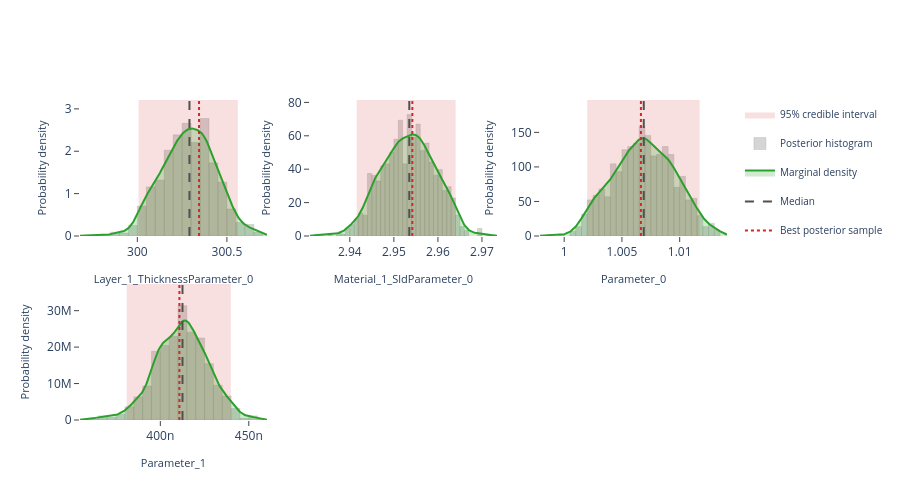

Write notebook code for a chart like this one.
### Markdown cell above
## Interactive posterior plots

The next three cells render the same Plotly figures that are shown on the
Bayesian Posterior tab of the EasyReflectometryApp:

* **Marginals** — per-parameter distribution: histogram + smooth KDE marginal,
  shaded 95% credible interval, and median / best-sample lines
  (`plot_distribution` or `posterior.distribution()`)
* **Corner plot** — pairwise marginals + 2-D contours + scatter (`plot_corner`)
* **Traces** — per-chain trace + marginal histogram (`plot_trace`)

The standalone helpers are called with ``return_figure=True`` so they return a
Plotly ``Figure`` that we render in the notebook with ``fig.show()``; the
``PosteriorResults`` methods return the figure directly.

### Code cell
# ---- Marginal posterior distributions ---------------------------------------
# One panel per free parameter, each overlaying the posterior histogram, a
# smooth Gaussian-KDE marginal, the shaded 95% credible interval, and the
# median / best-sample reference lines.  Mirrors the "Marginals" sub-tab in
# the EasyReflectometryApp.

# The PosteriorResults method passes ``logp`` through automatically so the
# best posterior sample (MAP) line is drawn:
fig = posterior.distribution()
fig.show()

# Standalone equivalent (pass ``logp`` to get the best-sample line):
# fig = plot_distribution(
#     posterior.draws,
#     posterior.param_names,
#     logp=posterior.logp,
#     return_figure=True,
# )
# fig.show()

### Figure 1 — Plotly figure (JSON) as saved in the notebook; plotly's stock layout.template omitted (floating-point values rounded to 4 significant figures; data arrays with more than 128 entries replaced by an {"elided": "..."} marker saying what was removed)
{"data": [{"fill": "toself", "fillcolor": "rgba(214, 39, 40, 0.14)", "hoverinfo": "skip", "legendgroup": "95% credible interval", "line": {"color": "rgba(214, 39, 40, 0.14)", "width": 0}, "mode": "lines", "name": "95% credible interval", "showlegend": true, "type": "scatter", "x": [300.0, 300.6, 300.6, 300.0, 300.0], "xaxis": "x", "y": [0.0, 0.0, 3.209, 3.209, 0.0], "yaxis": "y"}, {"histnorm": "probability density", "hovertemplate": "sample=%{x:.4f}<br>density: %{y:.2f}<extra></extra>", "legendgroup": "histogram", "marker": {"color": "rgba(120, 120, 120, 0.38)", "line": {"color": "rgba(120, 120, 120, 0.24)", "width": 1}}, "name": "Posterior histogram", "nbinsx": 40, "opacity": 0.82, "showlegend": true, "type": "histogram", "x": {"elided": "880 float values"}, "xaxis": "x", "yaxis": "y"}, {"fill": "tozeroy", "fillcolor": "rgba(44, 160, 44, 0.22)", "hovertemplate": "Layer_1_ThicknessParameter_0: %{x:.4f}<br>density: %{y:.4f}<extra></extra>", "legendgroup": "marginal", "line": {"color": "rgb(44, 160, 44)", "width": 2}, "mode": "lines", "name": "Marginal density", "showlegend": true, "type": "scatter", "x": {"elided": "256 float values"}, "xaxis": "x", "y": {"elided": "256 float values"}, "yaxis": "y"}, {"hovertemplate": "Median: %{x:.4f}<extra></extra>", "legendgroup": "Median", "line": {"color": "rgb(80, 80, 80)", "dash": "dash", "width": 2}, "mode": "lines", "name": "Median", "showlegend": true, "type": "scatter", "x": [300.3, 300.3], "xaxis": "x", "y": [0.0, 3.209], "yaxis": "y"}, {"hovertemplate": "Best posterior sample: %{x:.4f}<extra></extra>", "legendgroup": "Best posterior sample", "line": {"color": "rgb(214, 39, 40)", "dash": "dot", "width": 2}, "mode": "lines", "name": "Best posterior sample", "showlegend": true, "type": "scatter", "x": [300.3, 300.3], "xaxis": "x", "y": [0.0, 3.209], "yaxis": "y"}, {"fill": "toself", "fillcolor": "rgba(214, 39, 40, 0.14)", "hoverinfo": "skip", "legendgroup": "95% credible interval", "line": {"color": "rgba(214, 39, 40, 0.14)", "width": 0}, "mode": "lines", "name": "95% credible interval", "showlegend": false, "type": "scatter", "x": [2.942, 2.964, 2.964, 2.942, 2.942], "xaxis": "x2", "y": [0.0, 0.0, 81.44, 81.44, 0.0], "yaxis": "y2"}, {"histnorm": "probability density", "hovertemplate": "sample=%{x:.4f}<br>density: %{y:.2f}<extra></extra>", "legendgroup": "histogram", "marker": {"color": "rgba(120, 120, 120, 0.38)", "line": {"color": "rgba(120, 120, 120, 0.24)", "width": 1}}, "name": "Posterior histogram", "nbinsx": 40, "opacity": 0.82, "showlegend": false, "type": "histogram", "x": {"elided": "880 float values"}, "xaxis": "x2", "yaxis": "y2"}, {"fill": "tozeroy", "fillcolor": "rgba(44, 160, 44, 0.22)", "hovertemplate": "Material_1_SldParameter_0: %{x:.4f}<br>density: %{y:.4f}<extra></extra>", "legendgroup": "marginal", "line": {"color": "rgb(44, 160, 44)", "width": 2}, "mode": "lines", "name": "Marginal density", "showlegend": false, "type": "scatter", "x": {"elided": "256 float values"}, "xaxis": "x2", "y": {"elided": "256 float values"}, "yaxis": "y2"}, {"hovertemplate": "Median: %{x:.4f}<extra></extra>", "legendgroup": "Median", "line": {"color": "rgb(80, 80, 80)", "dash": "dash", "width": 2}, "mode": "lines", "name": "Median", "showlegend": false, "type": "scatter", "x": [2.954, 2.954], "xaxis": "x2", "y": [0.0, 81.44], "yaxis": "y2"}, {"hovertemplate": "Best posterior sample: %{x:.4f}<extra></extra>", "legendgroup": "Best posterior sample", "line": {"color": "rgb(214, 39, 40)", "dash": "dot", "width": 2}, "mode": "lines", "name": "Best posterior sample", "showlegend": false, "type": "scatter", "x": [2.954, 2.954], "xaxis": "x2", "y": [0.0, 81.44], "yaxis": "y2"}, {"fill": "toself", "fillcolor": "rgba(214, 39, 40, 0.14)", "hoverinfo": "skip", "legendgroup": "95% credible interval", "line": {"color": "rgba(214, 39, 40, 0.14)", "width": 0}, "mode": "lines", "name": "95% credible interval", "showlegend": false, "type": "scatter", "x": [1.002, 1.012, 1.012, 1.002, 1.002], "xaxis": "x3", "y": [0.0, 0.0, 196.9, 196.9, 0.0], "yaxis": "y3"}, {"histnorm": "probability density", "hovertemplate": "sample=%{x:.4f}<br>density: %{y:.2f}<extra></extra>", "legendgroup": "histogram", "marker": {"color": "rgba(120, 120, 120, 0.38)", "line": {"color": "rgba(120, 120, 120, 0.24)", "width": 1}}, "name": "Posterior histogram", "nbinsx": 40, "opacity": 0.82, "showlegend": false, "type": "histogram", "x": {"elided": "880 float values"}, "xaxis": "x3", "yaxis": "y3"}, {"fill": "tozeroy", "fillcolor": "rgba(44, 160, 44, 0.22)", "hovertemplate": "Parameter_0: %{x:.4f}<br>density: %{y:.4f}<extra></extra>", "legendgroup": "marginal", "line": {"color": "rgb(44, 160, 44)", "width": 2}, "mode": "lines", "name": "Marginal density", "showlegend": false, "type": "scatter", "x": {"elided": "256 float values"}, "xaxis": "x3", "y": {"elided": "256 float values"}, "yaxis": "y3"}, {"hovertemplate": "Median: %{x:.4f}<extra></extra>", "legendgroup": "Median", "line": {"color": "rgb(80, 80, 80)", "dash": "dash", "width": 2}, "mode": "lines", "name": "Median", "showlegend": false, "type": "scatter", "x": [1.007, 1.007], "xaxis": "x3", "y": [0.0, 196.9], "yaxis": "y3"}, {"hovertemplate": "Best posterior sample: %{x:.4f}<extra></extra>", "legendgroup": "Best posterior sample", "line": {"color": "rgb(214, 39, 40)", "dash": "dot", "width": 2}, "mode": "lines", "name": "Best posterior sample", "showlegend": false, "type": "scatter", "x": [1.007, 1.007], "xaxis": "x3", "y": [0.0, 196.9], "yaxis": "y3"}, {"fill": "toself", "fillcolor": "rgba(214, 39, 40, 0.14)", "hoverinfo": "skip", "legendgroup": "95% credible interval", "line": {"color": "rgba(214, 39, 40, 0.14)", "width": 0}, "mode": "lines", "name": "95% credible interval", "showlegend": false, "type": "scatter", "x": [3.81e-07, 4.399e-07, 4.399e-07, 3.81e-07, 3.81e-07], "xaxis": "x4", "y": [0.0, 0.0, 37310000.0, 37310000.0, 0.0], "yaxis": "y4"}, {"histnorm": "probability density", "hovertemplate": "sample=%{x:.4f}<br>density: %{y:.2f}<extra></extra>", "legendgroup": "histogram", "marker": {"color": "rgba(120, 120, 120, 0.38)", "line": {"color": "rgba(120, 120, 120, 0.24)", "width": 1}}, "name": "Posterior histogram", "nbinsx": 40, "opacity": 0.82, "showlegend": false, "type": "histogram", "x": {"elided": "880 float values"}, "xaxis": "x4", "yaxis": "y4"}, {"fill": "tozeroy", "fillcolor": "rgba(44, 160, 44, 0.22)", "hovertemplate": "Parameter_1: %{x:.4f}<br>density: %{y:.4f}<extra></extra>", "legendgroup": "marginal", "line": {"color": "rgb(44, 160, 44)", "width": 2}, "mode": "lines", "name": "Marginal density", "showlegend": false, "type": "scatter", "x": {"elided": "256 float values"}, "xaxis": "x4", "y": {"elided": "256 float values"}, "yaxis": "y4"}, {"hovertemplate": "Median: %{x:.4f}<extra></extra>", "legendgroup": "Median", "line": {"color": "rgb(80, 80, 80)", "dash": "dash", "width": 2}, "mode": "lines", "name": "Median", "showlegend": false, "type": "scatter", "x": [4.125e-07, 4.125e-07], "xaxis": "x4", "y": [0.0, 37310000.0], "yaxis": "y4"}, {"hovertemplate": "Best posterior sample: %{x:.4f}<extra></extra>", "legendgroup": "Best posterior sample", "line": {"color": "rgb(214, 39, 40)", "dash": "dot", "width": 2}, "mode": "lines", "name": "Best posterior sample", "showlegend": false, "type": "scatter", "x": [4.108e-07, 4.108e-07], "xaxis": "x4", "y": [0.0, 37310000.0], "yaxis": "y4"}], "layout": {"barmode": "overlay", "height": 500, "legend": {"font": {"size": 10}}, "plot_bgcolor": "white", "showlegend": true, "xaxis": {"anchor": "y", "domain": [0.0, 0.2889], "range": [299.7, 300.7], "showgrid": false, "ticks": "outside", "title": {"font": {"size": 11}, "text": "Layer_1_ThicknessParameter_0"}, "zeroline": false}, "xaxis2": {"anchor": "y2", "domain": [0.3556, 0.6444], "range": [2.931, 2.973], "showgrid": false, "ticks": "outside", "title": {"font": {"size": 11}, "text": "Material_1_SldParameter_0"}, "zeroline": false}, "xaxis3": {"anchor": "y3", "domain": [0.7111, 1.0], "range": [0.9979, 1.014], "showgrid": false, "ticks": "outside", "title": {"font": {"size": 11}, "text": "Parameter_0"}, "zeroline": false}, "xaxis4": {"anchor": "y4", "domain": [0.0, 0.2889], "range": [3.546e-07, 4.602e-07], "showgrid": false, "ticks": "outside", "title": {"font": {"size": 11}, "text": "Parameter_1"}, "zeroline": false}, "xaxis5": {"anchor": "y5", "domain": [0.3556, 0.6444], "showgrid": false, "ticks": "outside", "zeroline": false}, "xaxis6": {"anchor": "y6", "domain": [0.7111, 1.0], "showgrid": false, "ticks": "outside", "zeroline": false}, "yaxis": {"anchor": "x", "domain": [0.575, 1.0], "range": [0.0, 3.209], "showgrid": false, "ticks": "outside", "title": {"font": {"size": 11}, "text": "Probability density"}, "zeroline": false}, "yaxis2": {"anchor": "x2", "domain": [0.575, 1.0], "range": [0.0, 81.44], "showgrid": false, "ticks": "outside", "title": {"font": {"size": 11}, "text": "Probability density"}, "zeroline": false}, "yaxis3": {"anchor": "x3", "domain": [0.575, 1.0], "range": [0.0, 196.9], "showgrid": false, "ticks": "outside", "title": {"font": {"size": 11}, "text": "Probability density"}, "zeroline": false}, "yaxis4": {"anchor": "x4", "domain": [0.0, 0.425], "range": [0.0, 37310000.0], "showgrid": false, "ticks": "outside", "title": {"font": {"size": 11}, "text": "Probability density"}, "zeroline": false}, "yaxis5": {"anchor": "x5", "domain": [0.0, 0.425], "showgrid": false, "ticks": "outside", "zeroline": false}, "yaxis6": {"anchor": "x6", "domain": [0.0, 0.425], "showgrid": false, "ticks": "outside", "zeroline": false}}}
